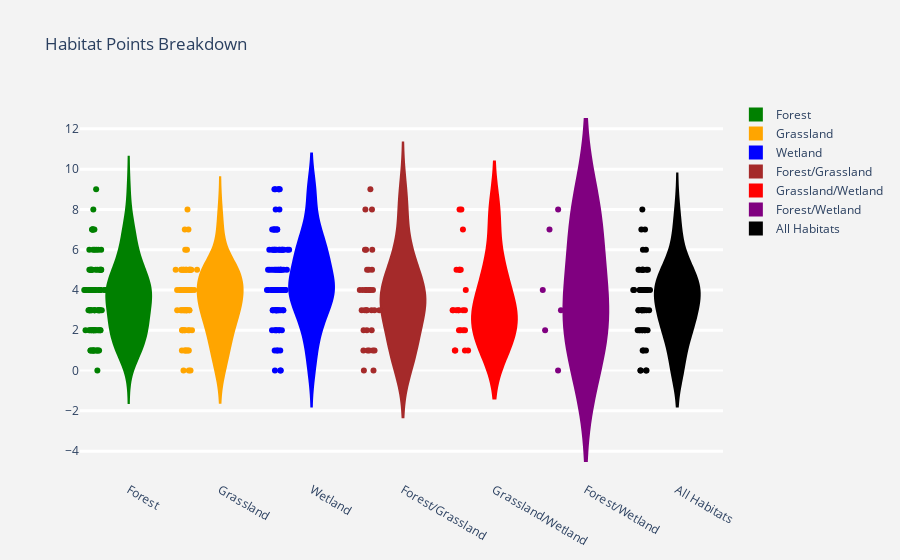

The notebook cell saved with this chart:
### Code cell
import plotly.express as px
import plotly.graph_objects as go


fig= go.Figure()
fig.add_trace(go.Violin(y=forest['Victory points'], marker_color='green', fillcolor='green', jitter=0.5, points='all', name='Forest',customdata=forest["Common name"],  # Add extra data for hover
            hovertemplate=(
                "Bird: %{customdata}<br>"  # custom Hover Data (Bird Name)
                "Value: %{y}<br>"  # y-axis value
                "<extra></extra>"  # Remove secondary box in hover
            )))
fig.add_trace(go.Violin(y=grassland['Victory points'],  marker_color='orange',fillcolor='orange', jitter=0.5, points='all', name='Grassland',customdata=grassland["Common name"],  # Add extra data for hover
            hovertemplate=(
                "Bird: %{customdata}<br>"  # custom Hover Data (Bird Name)
                "Value: %{y}<br>"  # y-axis value
                "<extra></extra>"  # Remove secondary box in hover
            )))
fig.add_trace(go.Violin(y=wetland['Victory points'],  marker_color='blue',fillcolor='blue', jitter=0.5, points='all', name='Wetland',customdata=wetland["Common name"],  # Add extra data for hover
            hovertemplate=(
                "Bird: %{customdata}<br>"  # custom Hover Data (Bird Name)
                "Value: %{y}<br>"  # y-axis value
                "<extra></extra>"  # Remove secondary box in hover
            )))
fig.add_trace(go.Violin(y=forest_grassland['Victory points'],  marker_color='brown', fillcolor='brown', jitter=0.5, points='all', name='Forest/Grassland',customdata=forest_grassland["Common name"],  # Add extra data for hover
            hovertemplate=(
                "Bird: %{customdata}<br>"  # custom Hover Data (Bird Name)
                "Value: %{y}<br>"  # y-axis value
                "<extra></extra>"  # Remove secondary box in hover
            )))
fig.add_trace(go.Violin(y=grassland_wetland['Victory points'],  marker_color='red',fillcolor='red', jitter=0.5, points='all', name='Grassland/Wetland',customdata=grassland_wetland["Common name"],  # Add extra data for hover
            hovertemplate=(
                "Bird: %{customdata}<br>"  # custom Hover Data (Bird Name)
                "Value: %{y}<br>"  # y-axis value
                "<extra></extra>"  # Remove secondary box in hover
            )))
fig.add_trace(go.Violin(y=forest_wetland['Victory points'],  marker_color='purple',fillcolor='purple', jitter=0.5, points='all', name='Forest/Wetland',customdata=forest_wetland["Common name"],  # Add extra data for hover
            hovertemplate=(
                "Bird: %{customdata}<br>"  # custom Hover Data (Bird Name)
                "Value: %{y}<br>"  # y-axis value
                "<extra></extra>"  # Remove secondary box in hover
            )))
fig.add_trace(go.Violin(y=all_habitats['Victory points'], marker_color='black',fillcolor='black', jitter=0.5, points='all', name='All Habitats',customdata=all_habitats["Common name"],  # Add extra data for hover
            hovertemplate=(
                "Bird: %{customdata}<br>"  # custom Hover Data (Bird Name)
                "Value: %{y}<br>"  # y-axis value
                "<extra></extra>"  # Remove secondary box in hover
            )))

fig.update_layout(title='Habitat Points Breakdown', yaxis=dict(gridcolor='rgb(255,255,255)', gridwidth=3),
                  paper_bgcolor='rgb(243,243,243)', plot_bgcolor='rgb(243,243,243)')
fig.show()

### Figure 1 — Plotly figure (JSON) as saved in the notebook; plotly's stock layout.template omitted (floating-point values rounded to 4 significant figures)
{"data": [{"customdata": ["Acorn Woodpecker", "American Redstart", "Baltimore Oriole", "Barred Owl", "Black Vulture", "Black Woodpecker", "Blue Jay", "Blue-Gray Gnatcatcher", "Blyth's Hornbill", "Broad-Winged Hawk", "Bullfinch", "Carolina Chickadee", "Carolina Wren", "Cassin's Finch", "Cerulean Warbler", "Clark's Nutcracker", "Coal Tit", "Common Blackbird", "Cooper's Hawk", "Corsican Nuthatch", "Count Raggi's Bird-of-Paradise", "Downy Woodpecker", "Dunnock", "Eastern Screech Owl", "Eastern Whipbird", "Eurasian Jay", "Eurasian Nutcracker", "Eurasian Nuthatch", "Eurasian Sparrowhawk", "European Honey Buzzard", "European Robin", "Goldcrest", "Great Crested Flycatcher", "Great Horned Owl", "Great Tit", "Grey Shrikethrush", "Grey Warbler", "Hawfinch", "Hermit Thrush", "Hooded Warbler", "Juniper Titmouse", "Kererū", "Korimako", "Kākāpō", "Lewin's Honeyeater", "Long-Tailed Tit", "Many-Colored Fruit Dove", "Mistletoebird", "Mountain Chickadee", "Northern Cardinal", "Northern Goshawk", "Orange-Footed Scrubfowl", "Painted Whitestart", "Parrot Crossbill", "Pesquet's Parrot", "Pileated Woodpecker", "Pine Siskin", "Princess Stephanie's Astrapia", "Pygmy Nuthatch", "Rainbow Lorikeet", "Red Crossbill", "Red Wattlebird", "Red-Bellied Woodpecker", "Red-Breasted Nuthatch", "Red-Capped Robin", "Red-Cockaded Woodpecker", "Red-Eyed Vireo", "Red-Shouldered Hawk", "Rose-Breasted Grosbeak", "Ruby-Crowned Kinglet", "Rufous Owl", "Short-Toed Treecreeper", "Southern Cassowary", "Spangled Drongo", "Spotted Owl", "Steller's Jay", "Sulphur-Crested Cockatoo", "Superb Lyrebird", "Tufted Titmouse", "Tūī", "Vaux's Swift", "Western Tanager", "White-Backed Woodpecker", "White-Breasted Nuthatch", "Yellow-Bellied Sapsucker", "Yellow-Billed Cuckoo", "Yellow-Rumped Warbler"], "fillcolor": "green", "hovertemplate": "Bird: %{customdata}<br>Value: %{y}<br><extra></extra>", "jitter": 0.5, "marker": {"color": "green"}, "name": "Forest", "points": "all", "type": "violin", "y": [5, 4, 9, 3, 2, 4, 3, 1, 7, 4, 3, 2, 1, 4, 4, 5, 2, 4, 3, 4, 7, 3, 1, 4, 5, 4, 5, 3, 4, 4, 4, 1, 5, 8, 4, 2, 1, 4, 7, 7, 4, 3, 4, 4, 5, 0, 2, 3, 2, 3, 5, 1, 1, 6, 3, 4, 3, 6, 2, 1, 6, 3, 1, 2, 2, 4, 3, 3, 6, 2, 7, 2, 4, 1, 5, 5, 6, 5, 2, 5, 2, 6, 2, 2, 3, 5, 1]}, {"customdata": ["American Goldfinch", "American Kestrel", "Ash-Throated Flycatcher", "Australasian Pipit", "Australian Magpie", "Australian Zebra Finch", "Baird's Sparrow", "Black Redstart", "Black-Billed Magpie", "Black-Shouldered Kite", "Bobolink", "Brewer's Blackbird", "Bronzed Cowbird", "Brown-Headed Cowbird", "Burrowing Owl", "Cassin's Sparrow", "Chestnut-Collared Longspur", "Chihuahuan Raven", "Common Swift", "Crested Pigeon", "Crimson Chat", "Dickcissel", "Eastern Bluebird", "Eastern Imperial Eagle", "Eurasian Collared-Dove", "Eurasian Magpie", "European Bee-Eater", "European Roller", "Ferruginous Hawk", "Golden-Headed Cisticola", "Grasshopper Sparrow", "Greater Prairie Chicken", "Greater Roadrunner", "Grey-Headed Mannikin", "Griffon Vulture", "Horned Lark", "Horsfield's Bushlark", "House Sparrow", "Inca Dove", "Lazuli Bunting", "Little Bustard", "Magpie-Lark", "Moltoni's Warbler", "Montagu's Harrier", "Mountain Bluebird", "New Holland Honeyeater", "Northern Bobwhite", "Painted Bunting", "Pheasant Coucal", "Plains-Wanderer", "Red-Backed Fairywren", "Red-Backed Shrike", "Red-Legged Partridge", "Savannah Sparrow", "Say's Phoebe", "Scaled Quail", "Scissor-Tailed Flycatcher", "Sprague's Pipit", "Stubble Quail", "Swainson's Hawk", "Thekla's Lark", "Western Meadowlark", "White-Breasted Woodswallow", "White-Throated Swift"], "fillcolor": "orange", "hovertemplate": "Bird: %{customdata}<br>Value: %{y}<br><extra></extra>", "jitter": 0.5, "marker": {"color": "orange"}, "name": "Grassland", "points": "all", "type": "violin", "y": [3, 5, 4, 3, 4, 1, 3, 0, 3, 2, 4, 3, 5, 3, 5, 3, 5, 4, 5, 3, 4, 4, 4, 7, 5, 1, 3, 3, 6, 1, 2, 5, 7, 2, 1, 5, 2, 6, 2, 4, 4, 5, 3, 4, 4, 0, 5, 5, 1, 4, 4, 5, 1, 2, 5, 0, 8, 3, 4, 5, 4, 2, 3, 2]}, {"customdata": ["Abbott's Booby", "American Avocet", "American Bittern", "American Coot", "American Oystercatcher", "American White Pelican", "Anhinga", "Atlantic Puffin", "Audouin's Gull", "Australasian Shoveler", "Australian Reed Warbler", "Australian Shelduck", "Bald Eagle", "Barrow's Goldeneye", "Belted Kingfisher", "Black Noddy", "Black Skimmer", "Black Swan", "Black Tern", "Black-Bellied Whistling Duck", "Black-Crowned Night-Heron", "Black-Headed Gull", "Black-Necked Stilt", "Black-Tailed Godwit", "Black-Throated Diver", "Brant", "Brolga", "Brown Pelican", "Canvasback", "Cetti's Warbler", "Clark's Grebe", "Common Kingfisher", "Common Little Bittern", "Common Loon", "Common Merganser", "Common Moorhen", "Common Yellowthroat", "Double-Crested Cormorant", "Eleonora's Falcon", "Forster's Tern", "Great Blue Heron", "Great Crested Grebe", "Great Egret", "Greater Flamingo", "Green Heron", "Green Pygmy-Goose", "Grey Heron", "Grey Teal", "Greylag Goose", "Hooded Merganser", "Kelp Gull", "King Rail", "Lesser Frigatebird", "Little Penguin", "Little Pied Cormorant", "Mallard", "Maned Duck", "Musk Duck", "Mute Swan", "Northern Gannet", "Northern Shoveler", "Osprey", "Pacific Black Duck", "Pied-Billed Grebe", "Pink-Eared Duck", "Purple Gallinule", "Pūkeko", "Red Knot", "Red-Breasted Merganser", "Red-Necked Avocet", "Ring-Billed Gull", "Roseate Spoonbill", "Royal Spoonbill", "Ruddy Duck", "Rufous Night-Heron", "Savi's Warbler", "Snowy Egret", "Spotless Crake", "Spotted Sandpiper", "Squacco Heron", "Tree Swallow", "Trumpeter Swan", "White-Faced Heron", "White-Faced Ibis", "White-Throated Dipper", "Whooping Crane", "Willet", "Wilson's Snipe", "Wilson's Storm Petrel", "Wood Stork", "Wrybill", "Yellow-Headed Blackbird"], "fillcolor": "blue", "hovertemplate": "Bird: %{customdata}<br>Value: %{y}<br><extra></extra>", "jitter": 0.5, "marker": {"color": "blue"}, "name": "Wetland", "points": "all", "type": "violin", "y": [5, 6, 7, 3, 5, 5, 6, 8, 1, 4, 2, 3, 9, 5, 4, 9, 6, 6, 4, 2, 9, 3, 4, 6, 5, 3, 6, 4, 4, 4, 5, 4, 2, 6, 5, 3, 1, 3, 6, 4, 5, 3, 7, 3, 4, 4, 3, 2, 7, 5, 6, 4, 9, 7, 4, 0, 2, 2, 4, 5, 7, 5, 2, 0, 4, 7, 4, 7, 3, 4, 4, 6, 4, 0, 5, 1, 4, 1, 5, 3, 3, 9, 6, 8, 3, 6, 4, 5, 6, 6, 4, 4]}, {"customdata": ["American Robin", "American Woodcock", "Bell's Vireo", "Blue-Winged Warbler", "California Quail", "Cedar Waxwing", "Chipping Sparrow", "Common Chaffinch", "Common Cuckoo", "Dark-Eyed Junco", "Eastern Rosella", "Eurasian Golden Oriole", "Eurasian Green Woodpecker", "Eurasian Tree Sparrow", "European Goldfinch", "Galah", "House Wren", "Indigo Bunting", "Kea", "Lesser Whitethroat", "Little Owl", "Major Mitchell's Cockatoo", "Malleefowl", "Mississippi Kite", "Noisy Miner", "North Island Brown Kiwi", "Northern Flicker", "Peaceful Dove", "Regent Bowerbird", "South Island Robin", "Splendid Fairywren", "Spotted Towhee", "Wild Turkey", "Yellowhammer"], "fillcolor": "brown", "hovertemplate": "Bird: %{customdata}<br>Value: %{y}<br><extra></extra>", "jitter": 0.5, "marker": {"color": "brown"}, "name": "Forest/Grassland", "points": "all", "type": "violin", "y": [1, 9, 4, 8, 3, 3, 1, 4, 4, 3, 4, 4, 4, 3, 6, 5, 1, 5, 5, 0, 4, 6, 2, 4, 3, 6, 2, 3, 3, 1, 1, 0, 8, 2]}, {"customdata": ["Australian Ibis", "Barn Swallow", "Bluethroat", "Canada Goose", "Carrion Crow", "Common Starling", "Franklin's Gull", "Golden Eagle", "Hooded Crow", "Killdeer", "Loggerhead Shrike", "Masked Lapwing", "Northern Harrier", "Peregrine Falcon", "Purple Martin", "Red-Winged Blackbird", "Ruff", "Sandhill Crane", "Snow Bunting", "Snowy Owl", "Welcome Swallow", "White Stork", "White Wagtail"], "fillcolor": "red", "hovertemplate": "Bird: %{customdata}<br>Value: %{y}<br><extra></extra>", "jitter": 0.5, "marker": {"color": "red"}, "name": "Grassland/Wetland", "points": "all", "type": "violin", "y": [5, 1, 7, 3, 3, 3, 3, 8, 3, 1, 3, 1, 3, 5, 2, 2, 2, 5, 5, 4, 1, 8, 2]}, {"customdata": ["Common Chiffchaff", "Common Goldeneye", "Prothonotary Warbler", "Rufous-Banded Honeyeater", "White-Bellied Sea-Eagle", "Wood Duck"], "fillcolor": "purple", "hovertemplate": "Bird: %{customdata}<br>Value: %{y}<br><extra></extra>", "jitter": 0.5, "marker": {"color": "purple"}, "name": "Forest/Wetland", "points": "all", "type": "violin", "y": [3, 2, 8, 0, 7, 4]}, {"customdata": ["American Crow", "Anna's Hummingbird", "Australian Owlet-Nightjar", "Australian Raven", "Barn Owl", "Bewick's Wren", "Black-Chinned Hummingbird", "Blue Grosbeak", "Bonelli's Eagle", "Brown Falcon", "Budgerigar", "Bushtit", "California Condor", "Chimney Swift", "Cockatiel", "Common Buzzard", "Common Grackle", "Common Nighthawk", "Common Nightingale", "Common Raven", "Eastern Kingbird", "Eastern Phoebe", "Emu", "Eurasian Hobby", "European Turtle Dove", "Fish Crow", "Gould's Finch", "Gray Catbird", "Grey Butcherbird", "Horsfield's Bronze-Cuckoo", "House Finch", "Laughing Kookaburra", "Lincoln's Sparrow", "Mourning Dove", "Northern Mockingbird", "Red Kite", "Red-Headed Woodpecker", "Red-Tailed Hawk", "Red-Winged Parrot", "Ruby-Throated Hummingbird", "Sacred Kingfisher", "Silvereye", "Song Sparrow", "Tawny Frogmouth", "Turkey Vulture", "Violet-Green Swallow", "Wedge-Tailed Eagle", "White-Crowned Sparrow", "Willie-Wagtail", "Yellow-Breasted Chat"], "fillcolor": "black", "hovertemplate": "Bird: %{customdata}<br>Value: %{y}<br><extra></extra>", "jitter": 0.5, "marker": {"color": "black"}, "name": "All Habitats", "points": "all", "type": "violin", "y": [4, 4, 2, 7, 5, 4, 4, 4, 8, 5, 0, 2, 1, 3, 2, 4, 3, 3, 3, 5, 2, 3, 4, 4, 4, 6, 3, 5, 5, 2, 3, 1, 3, 0, 2, 4, 4, 5, 6, 4, 0, 4, 0, 5, 1, 3, 7, 2, 2, 5]}], "layout": {"paper_bgcolor": "rgb(243,243,243)", "plot_bgcolor": "rgb(243,243,243)", "title": {"text": "Habitat Points Breakdown"}, "yaxis": {"gridcolor": "rgb(255,255,255)", "gridwidth": 3}}}
